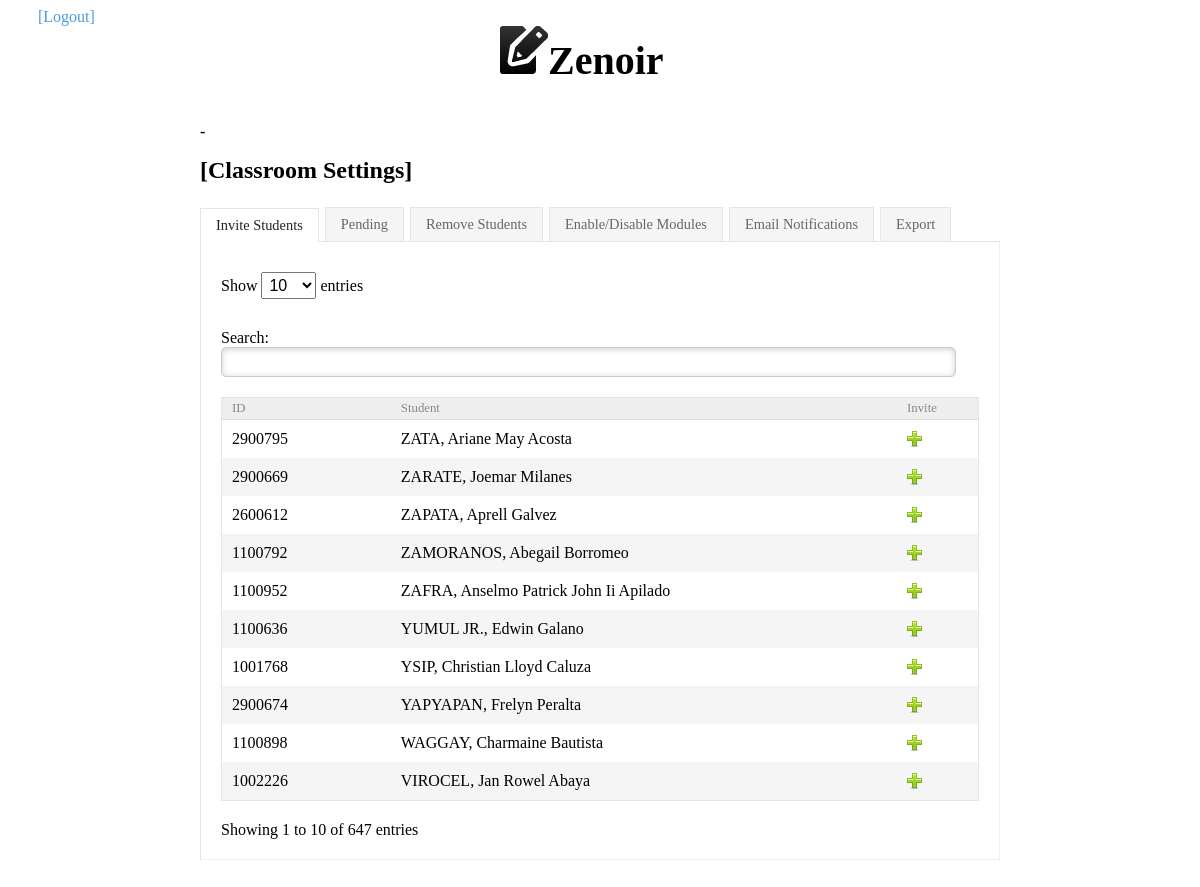
Screenshot of /class_loader/view/teachers (signed in) with the database file from the repository.
### tables this page shows
CREATE TABLE IF NOT EXISTS `tbl_userinfo` (
  `user_info_id` int(10) NOT NULL AUTO_INCREMENT,
  `user_id` varchar(50) NOT NULL,
  `fname` varchar(160) NOT NULL,
  `mname` varchar(160) NOT NULL,
  `lname` varchar(160) NOT NULL,
  `email` varchar(160) NOT NULL,
  `autobiography` text NOT NULL,
  PRIMARY KEY (`user_info_id`),
  KEY `FK_tbl_userinfo_tbl_users` (`user_id`),
  CONSTRAINT `FK_tbl_userinfo_tbl_users` FOREIGN KEY (`user_id`) REFERENCES `tbl_users` (`user_id`)
);

### application/controllers/class_loader.php (called while the page is built, shortened)
<?php
class class_loader extends ci_Controller{
	function view($page = 'class_home'){
		$data['title'] = ucfirst($page);
		$this->load->view('templates/class_header', $data);
		$data['table'] = $this->selector($page);
		$this->load->view($page, $data);
	}
	function selector($page){
		switch($page){
			case 'teachers':
				$classes['invited'] = array();
				$classes['modules'] = array();
				$classes['invited'] = $this->classusers_model->list_invited_students();
				$classes['pendings'] = $this->classusers_model->pending_students();
				$classes['remove'] = $this->classusers_model->class_users();
				$classes['modules'] = $this->classrooms_model->class_modules();
				$classes['events'] = $this->emailnotifs_model->list_events();
				$classes['exports'] = $this->classusers_model->user_classes();
				return $classes;
			break;
		}
	}
}
?>

### index.php (called while the page is built, shortened)
<?php
require_once BASEPATH.'core/CodeIgniter.php';

### application/models/classusers_model.php (called while the page is built, shortened)
<?php
class classusers_model extends ci_Model{
	function list_invited_students(){
		$class_id	= $_SESSION['current_class'];
		$query 		= $this->db->query("SELECT tbl_userinfo.user_id, fname, mname, lname FROM tbl_users
									LEFT JOIN tbl_userinfo ON tbl_users.user_id = tbl_userinfo.user_id
									WHERE tbl_users.user_id NOT IN(SELECT user_id FROM tbl_classpeople WHERE class_id = '$class_id') AND user_type != 1 AND user_type != 2");
		$invited 	= array();
		if($query->num_rows() > 0){
			foreach($query->result() as $row){
				$id			= $row->user_id;
				$fname		= $row->fname;
				$mname		= $row->mname;
				$lname		= $row->lname;
				$invited[] = array('fname'=>$fname, 'mname'=>$mname, 'lname'=>$lname, 'id'=>$id);
			}
		}
		return $invited;
	}
}
?>

### application/views/teachers.php (the view, shortened to what this page needs)
<h4>[Classroom Settings]</h4>
<ul class="tabs left">
	<li><a href="#invite_students">Invite Students</a></li>
	<li><a href="#pending_students">Pending</a></li>
	<li><a href="#remove_students">Remove Students</a></li>
	<li><a href="#modules">Enable/Disable Modules</a></li>
	<li><a href="#email">Email Notifications</a></li>
	<li><a href="#export">Export</a></li>
</ul>
<div id="invite_students" class="tab-content">
<?php
$invites = $table['invited'];
if(!empty($invites)){
?>
<table class="tbl_classes">
	<thead>
		<tr>
			<th>ID</th>
			<th>Student</th>
			<th>Invite</th>
		</tr>
	</thead>
	<tbody>
	<?php foreach($invites as $row){ ?>
		<tr>
			<td><?php echo $row['id']; ?></td>
			<td><?php echo strtoupper($row['lname']) .', '. ucwords($row['fname']) .' '. ucwords($row['mname']); ?></td>
			<td><img src="/zenoir/img/add.png" class="icons" data-invitename="<?php echo strtoupper($row['lname']) .', '. ucwords($row['fname']); ?>" data-inviteid="<?php echo $row['id']; ?>"/></td>
		</tr>
	<?php } ?>
	</tbody>
</table>
<?php } ?>
</div>

### libs/kickstart/css/kickstart.css (style rules this page uses)
a,a:active { color:#4D99E0;outline:0; }
.left { text-align:left; }
h1,h2,h3,h4,h5,h6 { font-weight:bold; line-height:140%; }
h4 { font-size:1.5em; margin:10px 0 10px 0; }
ul, ol { padding:0; margin:0 0 20px 25px; }
li { padding:5px 0; margin:0; }
table { border-collapse: collapse; border:1px solid #e5e5e5; width:100%; margin:20px 0; }
thead, tbody { margin:0; padding:0; }
tr.alt { background:#f5f5f5; }
th,td { padding:10px; font-weight:normal; }
thead th { text-align:left; padding:3px 10px; font-size:0.8em; color:#888; border-bottom:1px solid #ddd; background:#eee; }
ul.tabs { margin:10px 0 -1px 0; padding:0; width:100%; border-bottom:1px solid #e5e5e5; float:left; }
ul.tabs.left { text-align:left; }
ul.tabs li { list-style-type:none; margin:0 2px 0 0; padding:0; display:inline-block; *display:inline; position:relative; top:0; left:0; *top:1px; zoom:1; }
ul.tabs li a { text-decoration:none; color:#666; display:inline-block; padding:9px 15px; position: relative; top:0; left:0; line-height:100%; background:#f5f5f5; border:1px solid #e5e5e5; border-bottom:0; font-size:0.9em; zoom:1; }
ul.tabs li.current a { position:relative; top:1px; left:0; background:#fff; color:#222; }
.tab-content { border:1px solid #efefef; border-left:1px solid #e5e5e5; clear:both; padding:20px; margin:0 0 40px 0; }
img { margin:0; padding:0; display:inline-block; position:relative; zoom:1; }

### css/main.css (style rules this page uses)
a { text-decoration: none; }
.icons { height: 16px; width: 16px; }

### libs/kickstart/css/kickstart-grid.css (style rules this page uses)
.clearfix:after { clear:both;content:' ';display:block;font-size:0;line-height:0;visibility:hidden;width:0;height:0 }

### rows the page displays
tbl_userinfo: user "2900795", lname "ZATA", fname "Ariane May", mname "Acosta"
tbl_userinfo: user "2900669", lname "ZARATE", fname "Joemar", mname "Milanes"
tbl_userinfo: user "2600612", lname "ZAPATA", fname "Aprell", mname "Galvez"
tbl_userinfo: user "1100792", lname "ZAMORANOS", fname "Abegail", mname "Borromeo"
tbl_userinfo: user "1100952", lname "ZAFRA", fname "Anselmo Patrick John Ii", mname "Apilado"
tbl_userinfo: user "1100636", lname "YUMUL JR.", fname "Edwin", mname "Galano"
tbl_userinfo: user "1001768", lname "YSIP", fname "Christian Lloyd", mname "Caluza"
tbl_userinfo: user "2900674", lname "YAPYAPAN", fname "Frelyn", mname "Peralta"
tbl_userinfo: user "1100898", lname "WAGGAY", fname "Charmaine", mname "Bautista"
tbl_userinfo: user "1002226", lname "VIROCEL", fname "Jan Rowel", mname "Abaya"
